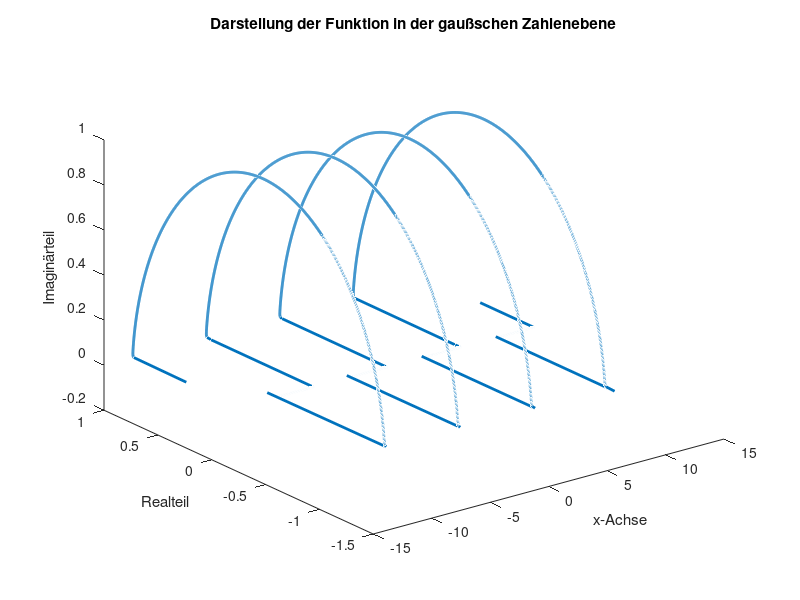

The MATLAB script that drew this image:
function plotComplexSequence3()
% Fourier-Reihe: (1/2)*exp(1i*x) + sum((1i/(pi*(1-2*n)))*exp(2*pi*1i*n*x))

% Anzahl der Schritte für die diskrete Berechnung
N = 10000;

% Bereich für die x-Achse
x = linspace(-4*pi, 4*pi, N);
disp(x);
% Anzahl der Terme in der Summe
M = 5000;

% Initialisierung der Funktion
f = zeros(1, N);
% Berechnung der Fourier-Reihe
for n = -M:M
    f = f + (1i/((pi)*((1-2*n)))) * exp(2*1i*n*x);
end
f = f + 0.5*exp(1i*x);

disp(f);
% Darstellung der Ergebnisse
figure;
plot3(x, real(f), imag(f), 'LineWidth', 2);
xlabel('x-Achse');
ylabel('Realteil');
zlabel('Imaginärteil');
title('Darstellung der Funktion in der gaußschen Zahlenebene');

end